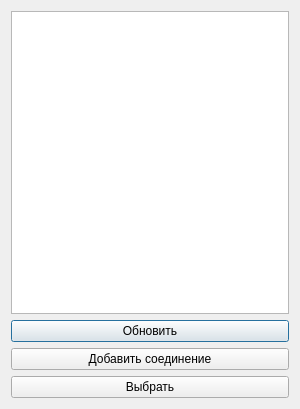
<?xml version="1.0" encoding="UTF-8"?>
<ui version="4.0">
 <class>Dialog</class>
 <widget class="QDialog" name="Dialog">
  <property name="geometry">
   <rect>
    <x>0</x>
    <y>0</y>
    <width>300</width>
    <height>409</height>
   </rect>
  </property>
  <property name="minimumSize">
   <size>
    <width>300</width>
    <height>400</height>
   </size>
  </property>
  <property name="windowTitle">
   <string>Редактор подключений</string>
  </property>
  <layout class="QVBoxLayout" name="verticalLayout">
   <item>
    <widget class="QTreeWidget" name="treeWidget">
     <property name="sizePolicy">
      <sizepolicy hsizetype="Preferred" vsizetype="Expanding">
       <horstretch>0</horstretch>
       <verstretch>0</verstretch>
      </sizepolicy>
     </property>
     <property name="font">
      <font>
       <family>Segoe UI</family>
       <pointsize>9</pointsize>
      </font>
     </property>
     <property name="contextMenuPolicy">
      <enum>Qt::CustomContextMenu</enum>
     </property>
     <property name="animated">
      <bool>true</bool>
     </property>
     <attribute name="headerVisible">
      <bool>false</bool>
     </attribute>
     <column>
      <property name="text">
       <string>1</string>
      </property>
     </column>
    </widget>
   </item>
   <item>
    <layout class="QVBoxLayout" name="verticalLayout_2">
     <item>
      <widget class="QPushButton" name="update_button">
       <property name="font">
        <font>
         <family>Segoe UI</family>
         <pointsize>9</pointsize>
        </font>
       </property>
       <property name="text">
        <string>Обновить</string>
       </property>
      </widget>
     </item>
     <item>
      <widget class="QPushButton" name="add_button">
       <property name="font">
        <font>
         <family>Segoe UI</family>
         <pointsize>9</pointsize>
        </font>
       </property>
       <property name="text">
        <string>Добавить соединение</string>
       </property>
      </widget>
     </item>
     <item>
      <widget class="QPushButton" name="select_button">
       <property name="font">
        <font>
         <family>Segoe UI</family>
         <pointsize>9</pointsize>
        </font>
       </property>
       <property name="text">
        <string>Выбрать</string>
       </property>
      </widget>
     </item>
    </layout>
   </item>
  </layout>
 </widget>
 <resources/>
 <connections/>
</ui>
